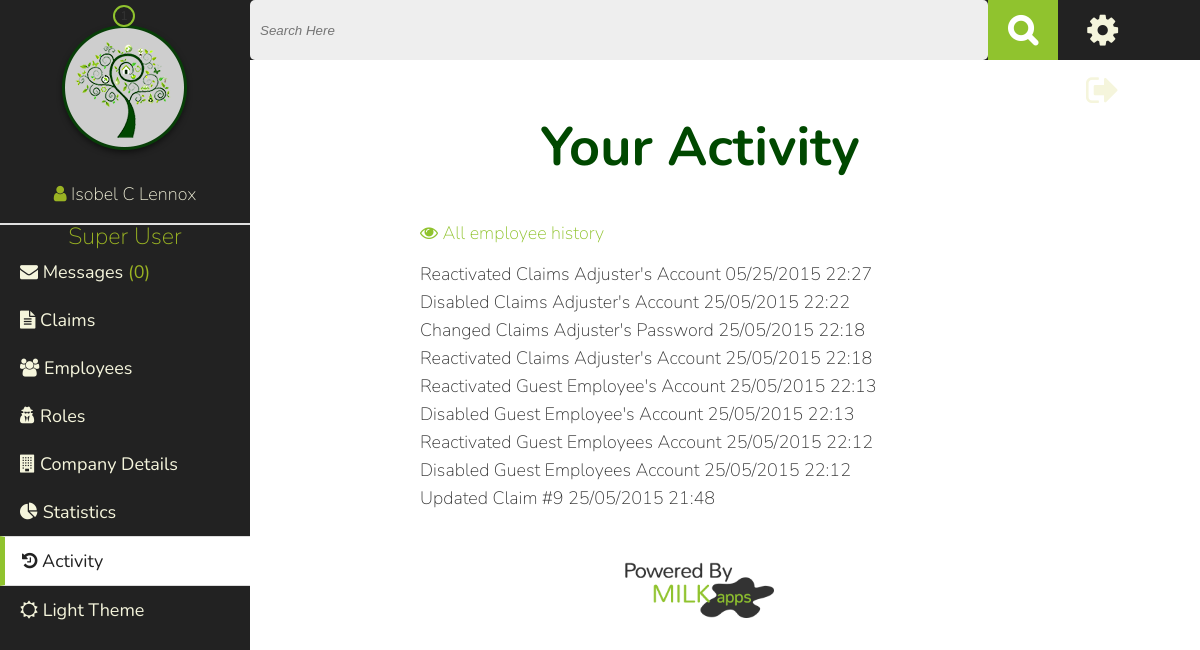
Screenshot of /activity.php (signed in) with the database file from the repository.
### tables this page shows
CREATE TABLE IF NOT EXISTS `company_details` (
  `id` int(11) NOT NULL,
  `logo` varchar(60) DEFAULT NULL,
  `name` varchar(60) NOT NULL,
  `address` varchar(60) NOT NULL,
  `city` varchar(60) NOT NULL,
  `state` varchar(20) NOT NULL,
  `zip` varchar(10) NOT NULL,
  `phone` varchar(20) NOT NULL,
  `content` varchar(500) NOT NULL
);

CREATE TABLE IF NOT EXISTS `roles` (
  `id` int(11) NOT NULL,
  `name` varchar(60) NOT NULL
);

CREATE TABLE IF NOT EXISTS `history` (
  `id` int(11) NOT NULL,
  `user_id` int(7) NOT NULL,
  `content` varchar(250) NOT NULL,
  `datetime` varchar(20) NOT NULL,
  `is_employee` int(1) NOT NULL
);

### activity.php (the view)
<?php
$current_page="activity";
include("inc/header.php"); ?>
         <?php  if(isset($_GET['all'])){ ?>
                <h1>All Activity</h1>
                  <span class="left"><a href="activity.php"><i class="fa fa-eye"></i> View your history</a></span> <br><br>
                  <?php
                $query  = "SELECT * FROM history WHERE is_employee=1 ORDER BY id DESC";
                $result = mysqli_query($connection, $query);
                if($result){
                    echo "<ul>";
                    foreach($result as $show){
                        $user=find_user_by_id($show['user_id']);
                        echo "<li><a href=\"profile.php?user=".$user['id']."\">".$user['first_name']." ".$user['last_name']."</a> ".$show['content']." ".$show['datetime']."</li>";
                        }
                    echo "</ul>";
                }
  }else{ ?>
                  <h1>Your Activity</h1>
                  <?php  if($_SESSION['is_employee']==1){ ?>
                  <span class="left"><a href="activity.php?all"><i class="fa fa-eye"></i> All employee history</a></span>
                  <?php  } ?>
                  <br>
                  <br>
<?php
            if(isset($_GET['filter'])){
                echo "<h3>".strtoupper($_GET['filter'])."</h3>";
                if($_GET['filter']=="" || $_GET['filter']=="all"){
                $query  = "SELECT * FROM history WHERE user_id={$_SESSION['user_id']} ORDER BY id DESC";
                }else{
                 $query  = "SELECT * FROM history WHERE user_id={$_SESSION['user_id']} AND content LIKE '%{$_GET['filter']}%' ORDER BY id DESC";
                }
            }else{
                $query  = "SELECT * FROM history WHERE user_id={$_SESSION['user_id']} ORDER BY id DESC";
            }
    $result = mysqli_query($connection, $query);
    if($result){
        echo "<ul>";
        foreach($result as $show){
            echo "<li>".$show['content']." ".$show['datetime']."</li>";
            }
        echo "</ul>";
        }
    } ?>
<?php include("inc/footer.php"); ?>

### inc/header.php (shortened to what this page needs)
<!DOCTYPE html>
<html>
    <head>
        <?php if(isset($_SESSION['theme'])){
        if($_SESSION['theme']==1){
                     ?>
                    <link rel="stylesheet" href="css/style.css">
                    <link rel="stylesheet" href="css/dark-theme.css">
            <?php  }else{
                      ?>
                    <link rel="stylesheet" href="css/style.css">
            <?php   }
        }else{ ?>
            <link rel="stylesheet" href="css/style.css">
        <?php } ?>
        <link rel="stylesheet" href="//maxcdn.bootstrapcdn.com/font-awesome/4.3.0/css/font-awesome.min.css">
    </head>
<body>
<nav>
  <div class= 'logo_user'>
    <?php
        $logo_query="SELECT * FROM company_details";
        $logo_found=mysqli_query($connection, $logo_query);;
        if($logo_found){
            $details=mysqli_fetch_assoc($logo_found);
            $logo=$details['logo'];
        }else{
            $logo="img/under_my_roof_sm.png";
        }
        ?>
    <a href="index.php"><img src="<?php echo $logo; ?>" alt="Greenwell Bank Logo"></a><br>
    <i class="fa fa-user"> </i> <a title="Your Profile" href="profile.php"><?php echo $_SESSION['username']; ?></a>
  </div>
<?php
if($_SESSION['is_employee']==0){
         ?>
        <ul>
         <?php
                if(!isset($current_page) || $current_page=="dashboard"){
                    echo "<li class=\"current_page\"><a href=\"index.php\"><i class=\"fa fa-tachometer\"></i> Dashboard</a></li>";
                }else{
                   echo " <li><a href=\"index.php\"><i class=\"fa fa-tachometer\"></i> Dashboard</a></li>";
                }
            ?>
                <?php
                if(isset($current_page) && $current_page=="inventory"){
                    echo "<li class=\"current_page\"><a href='inventory.php'><i class=\"fa fa-cubes\"></i> Inventory</a>";
                    echo "<ul>";
                    if(isset($sub_page)&&($sub_page == "add_item")) {
                      echo "<li class=\"sub_page\"><a href='add_item.php'><i class=\"fa fa-plus\"></i> Add Item</a></li>";
                    } else {
                      echo "<li><a href=\"add_item.php\"><i class=\"fa fa-plus\"></i> Add Item</a></li>";
                    }
                    if(isset($sub_page)&&($sub_page == "view_rooms")) {
                      echo "<li class=\"sub_page\"><a href='rooms.php'><i class=\"fa fa-eye\"></i> View Rooms</a></li>";
                    } else {
                      echo "<li><a href='rooms.php'><i class=\"fa fa-eye\"></i> View Rooms</a></li>";
                    }
                    echo "</ul></li>";
                ?>
            <?php
                }else{
                   echo " <li><a href='inventory.php'><i class=\"fa fa-cubes\"></i> Inventory</a> ";
                     ?>
              <ul>
                <li><a href="add_item.php"><i class="fa fa-plus"></i> Add Item</a></li>
                <li><a href="rooms.php"><i class="fa fa-eye"></i> View Rooms</a></li>
              </ul> </li>
               <?php
                }
    if(isset($current_page) && $current_page=="claims"){  ?>
            <li class="current_page"><a href="claim_history.php"><i class="fa fa-folder-open"></i> Claims</a>
            <ul>
          <?php
              if(isset($sub_page)&&($sub_page == "file_claim")) {
                echo "<li class=\"sub_page\"><a href=\"file_new_claim.php\"><i class=\"fa fa-file-text\"></i> File Claim</a></li> ";
              } else {
                echo "<li><a href=\"file_new_claim.php\"><i class=\"fa fa-file-text\"></i> File Claim</a></li>";
              }?>
            </ul>
            </li>
<?php }else{
            $all_query  = "SELECT COUNT(*) as total FROM claims WHERE user_id={$_SESSION['user_id']} AND status_id=4";
            $all_result = mysqli_query($connection, $all_query);
            $data=mysqli_fetch_assoc($all_result);
        if($data['total']==0){ $claim_alert=""; $total_alerts=""; }else{ $claim_alert="claim_alert"; $total_alerts=$data['total']; }
          ?>
            <li class='alert_container'><a href="claim_history.php"><i class="fa fa-folder-open"></i> Claims</a> <div class="<?php echo $claim_alert; ?>"><?php echo $total_alerts; ?></div>
                <ul>
                 <li><a href="file_new_claim.php"><i class="fa fa-file-text"></i> File Claim</a></li>
                </ul>
            </li>
   <?php }
             if(isset($current_page) && $current_page=="activity"){ ?>
            <li class="current_page"><a href="activity.php"><i class="fa fa-history"></i> Activity</a></li>
            <?php }else{ ?>
             <li><a href="activity.php"><i class="fa fa-history"></i> Activity</a></li>
           <?php  }
            if(isset($current_page) && $current_page=="help"){?>
            <li class="current_page"><a href="help.php"><i class="fa fa-question"></i> Help</a></li>
             <?php }else{ ?>
              <li><a href="help.php"><i class="fa fa-question"></i> Help</a></li>
              <?php  } ?>
        </ul>
<?php }else{
     ?>
     <?php
    $role_query  = "SELECT * FROM roles WHERE id={$_SESSION['role']}";
    $role_result = mysqli_query($connection, $role_query);
    if($role_result){
        $role=mysqli_fetch_assoc($role_result);
        echo "<h4>".$role['name']."</h4>";
    }
    $claim_notification="SELECT COUNT(*) as total FROM claims WHERE status_id=0";
    $result=mysqli_query($connection, $claim_notification);
    $data=mysqli_fetch_assoc($result);
    $total= $data['total'];
   $role=0;
     foreach($_SESSION['permissions'] as $key => $val){
        if($val==3){
            $role++;
        }
    }  ?>
            <ul>
                   <?php
                    $message_query="SELECT COUNT(*) as messages FROM messages WHERE sent_to={$_SESSION['user_id']} AND viewed=0";
                    $message_found=mysqli_query($connection, $message_query);
                    $mes=mysqli_fetch_assoc($message_found);
                    $num_messg= $mes['messages'];
                    ?>
                <?php  if(isset($current_page) &&  $current_page=="messages"){ ?>
                        <li class="current_page"><a href="messages.php"><i class="fa fa-envelope"></i> Messages </a>(<?php echo $num_messg; ?>)</li>
              <?php  }else{ ?>
                      <li><a href="messages.php"><i class="fa fa-envelope"></i> Messages </a>(<?php echo $num_messg; ?>)</li>
             <?php   } ?>
                <?php
                      if(isset($current_page) && $current_page=="claims"){ ?>
                <li class="current_page"><a href="claims.php?pending"><i class="fa fa-file-text"></i> Claims </a><div class="claim_alert"><?php echo $total; ?></div></li>
              <?php  }else{ ?>
                <li><a href="claims.php?pending"><i class="fa fa-file-text"></i> Claims </a><div class="claim_alert"><?php echo $total; ?></div></li>
             <?php   } ?>
                <?php  if(isset($current_page) && $current_page=="employees"){ ?>
                        <li class="current_page"><a href="employees.php"><i class="fa fa-users"></i> Employees</a></li>
              <?php  }else{ ?>
                     <li><a href="employees.php"><i class="fa fa-users"></i> Employees</a></li>
             <?php   } ?>
                <?php  if(isset($current_page) && $current_page=="roles"){
                        if($role == 1){ ?>
                            <li class="current_page"><a href="roles.php"><i class="fa fa-user-secret"></i> Roles</a></li>
                        <?php }?>
              <?php  }else{
                        if($role == 1){ ?>
                <li><a href="roles.php"><i class="fa fa-user-secret"></i> Roles</a></li>
                <?php }?>
             <?php   } ?>
            <?php  if(isset($current_page) && $current_page=="company"){ ?>
                        <li class="current_page"><a href="company_details.php"><i class="fa fa-building"></i> Company Details</a></li>
              <?php  }else{ ?>
                      <li><a href="company_details.php"><i class="fa fa-building"></i> Company Details</a></li>
             <?php   } ?>
               <?php  if(!isset($current_page) || $current_page=="dashboard"){ ?>
                        <li class="current_page"><a href="index.php"><i class="fa fa-pie-chart"></i> Statistics</a></li>
              <?php  }else{ ?>
                  <li><a href="index.php"><i class="fa fa-pie-chart"></i> Statistics</a></li>
             <?php   } ?>
                <?php if(isset($current_page) && $current_page=="activity"){ ?>
                <li class="current_page"><a href="activity.php"><i class="fa fa-history"></i> Activity</a></li>
                    <?php }else{ ?>
                     <li><a href="activity.php" ><i class="fa fa-history"></i> Activity</a></li>
                   <?php  } ?>
            </ul>
<?php }  ?>
            <ul id="themes">
                 <?php if(isset($_SESSION['theme'])){
            if($_SESSION['theme']==1){
                  echo "<li><a href=\"edit.php?theme\"><i class=\"fa fa-sun-o\"></i> Light Theme</a></li>";
                    }else{
                    echo "<li><a href=\"edit.php?theme\"><i class=\"fa fa-moon-o\"></i> Dark Theme</a></li>";
                    }
                }else{
            echo "<li><a href=\"edit.php?theme\"><i class=\"fa fa-moon-o\"></i> Dark Theme</a></li>";
            }
        ?>
             </ul>
          </nav>
<header>
    <div class="search_container">
        <form class='search' action="search.php" method="POST">
          <input type="search" placeholder='Search Here' name="query" id="searchbar">
          <input type="submit" name="search" id="nav_search" value="&#xf002;">
      </form>
  </div>
    <div class="account_links">
        <div>
          <a title="Manage Account Settings" href="settings.php?user=<?php echo $_SESSION['user_id'] ?>"><i id="spinCog" class="fa fa-cog fa-2x"></i></a>
        </div>
        <div>
          <a title="Log Out" href="logout.php"><i class="fa fa-sign-out fa-2x"></i></a>
        </div>
    </div>
</header>
        <div class="clearfix" id="page">
              <div class="content_wrapper">

### rows the page displays
company_details: logo (picture)
roles: name "Super User"
history: content "Reactivated Claims Adjuster 's Account", datetime "05/25/2015 22:27"
history: content "Disabled Claims Adjuster 's Account", datetime "25/05/2015 22:22"
history: content "Changed Claims Adjuster 's Password", datetime "25/05/2015 22:18"
history: content "Reactivated Claims Adjuster 's Account", datetime "25/05/2015 22:18"
history: content "Reactivated Guest Employee 's Account", datetime "25/05/2015 22:13"
history: content "Disabled Guest Employee 's Account", datetime "25/05/2015 22:13"
history: content "Reactivated Guest Employee S Account", datetime "25/05/2015 22:12"
history: content "Disabled Guest Employee S Account", datetime "25/05/2015 22:12"
history: content "Updated Claim #9", datetime "25/05/2015 21:48"

### other values shown
$_SESSION['username'] "Isobel C Lennox"
$num_messg "0"
